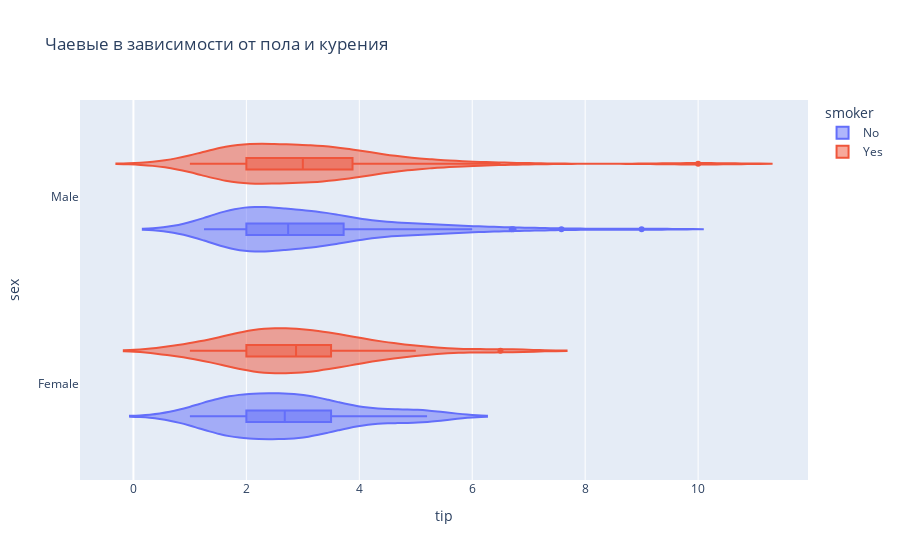

Notebook cell for this chart:
### Code cell
px.violin(df,y='sex',x='tip',color='smoker',box=True,title='Чаевые в зависимости от пола и курения')

### Figure 1 — Plotly figure (JSON) as saved in the notebook; plotly's stock layout.template omitted (floating-point values rounded to 4 significant figures; data arrays with more than 128 entries replaced by an {"elided": "..."} marker saying what was removed)
{"data": [{"alignmentgroup": "True", "box": {"visible": true}, "hovertemplate": "smoker=No<br>tip=%{x}<br>sex=%{y}<extra></extra>", "legendgroup": "No", "marker": {"color": "#636efa"}, "name": "No", "offsetgroup": "No", "orientation": "h", "scalegroup": "True", "showlegend": true, "type": "violin", "x": {"elided": "151 float values"}, "x0": " ", "xaxis": "x", "y": {"elided": "151 str values"}, "y0": " ", "yaxis": "y"}, {"alignmentgroup": "True", "box": {"visible": true}, "hovertemplate": "smoker=Yes<br>tip=%{x}<br>sex=%{y}<extra></extra>", "legendgroup": "Yes", "marker": {"color": "#EF553B"}, "name": "Yes", "offsetgroup": "Yes", "orientation": "h", "scalegroup": "True", "showlegend": true, "type": "violin", "x": [3.0, 1.76, 3.21, 2.0, 1.98, 3.76, 1.0, 2.09, 3.14, 5.0, 3.08, 3.0, 5.0, 3.0, 1.0, 4.3, 4.73, 4.0, 1.5, 3.0, 2.5, 3.0, 2.5, 3.48, 1.64, 4.06, 4.29, 4.0, 2.0, 3.0, 1.61, 2.0, 10.0, 3.16, 5.15, 3.18, 4.0, 3.11, 2.0, 2.0, 4.0, 3.55, 3.68, 5.65, 3.5, 6.5, 3.0, 3.5, 2.0, 3.5, 4.0, 1.5, 4.19, 2.56, 2.02, 4.0, 2.0, 5.0, 2.0, 2.0, 4.0, 2.01, 2.0, 2.5, 4.0, 3.23, 3.41, 3.0, 2.03, 2.23, 2.0, 5.16, 2.5, 6.5, 1.1, 3.0, 1.5, 1.44, 3.09, 2.2, 3.48, 1.92, 1.58, 2.5, 2.0, 2.88, 2.0, 3.0, 3.0, 1.0, 1.17, 2.0, 2.0], "x0": " ", "xaxis": "x", "y": ["Male", "Male", "Male", "Male", "Male", "Male", "Female", "Male", "Female", "Female", "Male", "Male", "Male", "Male", "Female", "Female", "Male", "Male", "Male", "Male", "Female", "Female", "Female", "Female", "Male", "Male", "Male", "Female", "Male", "Female", "Female", "Female", "Male", "Male", "Male", "Male", "Male", "Male", "Male", "Male", "Female", "Male", "Male", "Male", "Male", "Male", "Male", "Female", "Male", "Female", "Male", "Male", "Female", "Male", "Male", "Male", "Male", "Female", "Female", "Male", "Male", "Female", "Female", "Female", "Male", "Female", "Male", "Male", "Male", "Female", "Male", "Male", "Female", "Female", "Female", "Male", "Male", "Male", "Female", "Male", "Female", "Male", "Male", "Female", "Female", "Female", "Male", "Male", "Male", "Male", "Male", "Female", "Male"], "y0": " ", "yaxis": "y"}], "layout": {"legend": {"title": {"text": "smoker"}, "tracegroupgap": 0}, "title": {"text": "Чаевые в зависимости от пола и курения"}, "violinmode": "group", "xaxis": {"anchor": "y", "domain": [0, 1], "title": {"text": "tip"}}, "yaxis": {"anchor": "x", "domain": [0, 1], "title": {"text": "sex"}}}}
